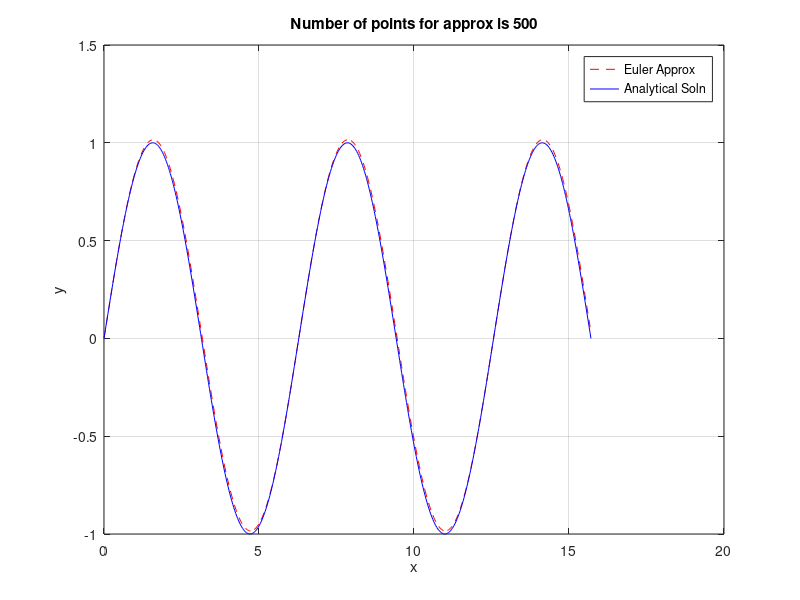

The MATLAB script that drew this image:
%% eulerPractice.m
%  This program approximates the following differential equation using
%  Euler's method and plots the result. 

%  dy/dx = cos(x)
%  y(t=0) = 0

% Jonathon Vasilak  
% February 6, 2020

%  Clear memory
clear
%  Clear Command Window
clc

%% Set Parameters
% Set the number of x values used in the x vector
Nx = 500;

% Set the minimum x value considered in the problem
xmin = 0;

% Set the maximum x value considered in the problem
xmax = 5*pi;

%% Initialize Vectors
% Create the x vector using the linspace function
x = linspace(xmin, xmax, Nx);

% Calculate deltax based on the first two time points in the x vector
dx = x(2) - x(1);

% Initialize/preallocate the y vector
y = zeros(1,Nx);

% Set the initial value of y (at x = 0) to be equal to 0. 
% NOTE: The index does not equal time. x(1) = 0, so y(1) = 0.
   % initial condition
y(1) = 0;
%% Calculate Y Values using Euler Method
% March through the x vector, calculating the next y from previous y and x
% values
for iy = 2:Nx
    y(iy) = cos(x(iy-1))*dx+y(iy-1);
end
%y(3) = cos(x(2))*dx+y(2);
%y(4) = cos(x(3))*dx+y(3);
% NOTE: You could also set the FOR loop up as follows: 
% for iy = 1:Nx-1
%     y(iy+1) = y(iy)+dx*cos(x(iy));
% end

%% Plot the Results
% Calculate the actual answer (which in this case is sin(x)
realy = sin(x);

% Plot the two results
plot(x,y, 'r--',...
    x, realy, 'b');
legend('Euler Approx', 'Analytical Soln');
title(['Number of points for approx is ', num2str(Nx)]);
% Add axis labels
xlabel('x');
ylabel('y');

% Turn grid on 
grid on